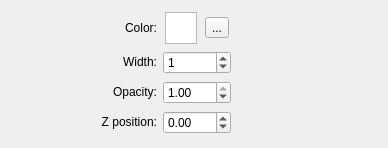
     <widget class="QWidget" name="pageLines">
      <property name="geometry">
       <rect>
        <x>0</x>
        <y>0</y>
        <width>388</width>
        <height>148</height>
       </rect>
      </property>
      <property name="sizePolicy">
       <sizepolicy hsizetype="Preferred" vsizetype="Fixed">
        <horstretch>0</horstretch>
        <verstretch>0</verstretch>
       </sizepolicy>
      </property>
      <property name="autoFillBackground">
       <bool>true</bool>
      </property>
      <attribute name="label">
       <string>Lines</string>
      </attribute>
      <layout class="QGridLayout" name="gridLayout_8">
       <item row="0" column="0">
        <widget class="QLabel" name="label">
         <property name="sizePolicy">
          <sizepolicy hsizetype="Expanding" vsizetype="Fixed">
           <horstretch>0</horstretch>
           <verstretch>0</verstretch>
          </sizepolicy>
         </property>
         <property name="text">
          <string>Color:</string>
         </property>
         <property name="alignment">
          <set>Qt::AlignRight|Qt::AlignTrailing|Qt::AlignVCenter</set>
         </property>
        </widget>
       </item>
       <item row="0" column="1">
        <layout class="QGridLayout" name="gridLayout_2">
         <item row="0" column="0">
          <widget class="QGraphicsView" name="imageLineColor">
           <property name="sizePolicy">
            <sizepolicy hsizetype="Fixed" vsizetype="Fixed">
             <horstretch>0</horstretch>
             <verstretch>0</verstretch>
            </sizepolicy>
           </property>
           <property name="maximumSize">
            <size>
             <width>32</width>
             <height>32</height>
            </size>
           </property>
           <property name="frameShadow">
            <enum>QFrame::Sunken</enum>
           </property>
           <property name="verticalScrollBarPolicy">
            <enum>Qt::ScrollBarAlwaysOff</enum>
           </property>
           <property name="horizontalScrollBarPolicy">
            <enum>Qt::ScrollBarAlwaysOff</enum>
           </property>
          </widget>
         </item>
         <item row="0" column="1">
          <widget class="QToolButton" name="buttonLineColor">
           <property name="text">
            <string>...</string>
           </property>
          </widget>
         </item>
        </layout>
       </item>
       <item row="0" column="2">
        <spacer name="horizontalSpacer">
         <property name="orientation">
          <enum>Qt::Horizontal</enum>
         </property>
         <property name="sizeHint" stdset="0">
          <size>
           <width>40</width>
           <height>20</height>
          </size>
         </property>
        </spacer>
       </item>
       <item row="1" column="0">
        <widget class="QLabel" name="label_2">
         <property name="sizePolicy">
          <sizepolicy hsizetype="Expanding" vsizetype="Fixed">
           <horstretch>0</horstretch>
           <verstretch>0</verstretch>
          </sizepolicy>
         </property>
         <property name="text">
          <string>Width:</string>
         </property>
         <property name="alignment">
          <set>Qt::AlignRight|Qt::AlignTrailing|Qt::AlignVCenter</set>
         </property>
        </widget>
       </item>
       <item row="1" column="1">
        <widget class="QSpinBox" name="spinLineWidth">
         <property name="sizePolicy">
          <sizepolicy hsizetype="Preferred" vsizetype="Fixed">
           <horstretch>0</horstretch>
           <verstretch>0</verstretch>
          </sizepolicy>
         </property>
         <property name="minimum">
          <number>0</number>
         </property>
         <property name="maximum">
          <number>100</number>
         </property>
         <property name="value">
          <number>1</number>
         </property>
        </widget>
       </item>
       <item row="2" column="0">
        <widget class="QLabel" name="label_3">
         <property name="sizePolicy">
          <sizepolicy hsizetype="Expanding" vsizetype="Fixed">
           <horstretch>0</horstretch>
           <verstretch>0</verstretch>
          </sizepolicy>
         </property>
         <property name="text">
          <string>Opacity:</string>
         </property>
         <property name="alignment">
          <set>Qt::AlignRight|Qt::AlignTrailing|Qt::AlignVCenter</set>
         </property>
        </widget>
       </item>
       <item row="2" column="1">
        <widget class="QDoubleSpinBox" name="spinLineOpacity">
         <property name="sizePolicy">
          <sizepolicy hsizetype="Preferred" vsizetype="Fixed">
           <horstretch>0</horstretch>
           <verstretch>0</verstretch>
          </sizepolicy>
         </property>
         <property name="minimum">
          <double>0.010000000000000</double>
         </property>
         <property name="maximum">
          <double>1.000000000000000</double>
         </property>
         <property name="singleStep">
          <double>0.010000000000000</double>
         </property>
         <property name="value">
          <double>1.000000000000000</double>
         </property>
        </widget>
       </item>
       <item row="3" column="0">
        <widget class="QLabel" name="label_4">
         <property name="sizePolicy">
          <sizepolicy hsizetype="Expanding" vsizetype="Fixed">
           <horstretch>0</horstretch>
           <verstretch>0</verstretch>
          </sizepolicy>
         </property>
         <property name="text">
          <string>Z position:</string>
         </property>
         <property name="alignment">
          <set>Qt::AlignRight|Qt::AlignTrailing|Qt::AlignVCenter</set>
         </property>
        </widget>
       </item>
       <item row="3" column="1">
        <widget class="QDoubleSpinBox" name="spinLineZ">
         <property name="sizePolicy">
          <sizepolicy hsizetype="Preferred" vsizetype="Fixed">
           <horstretch>0</horstretch>
           <verstretch>0</verstretch>
          </sizepolicy>
         </property>
         <property name="minimum">
          <double>-100.000000000000000</double>
         </property>
         <property name="maximum">
          <double>100.000000000000000</double>
         </property>
        </widget>
       </item>
      </layout>
     </widget>
